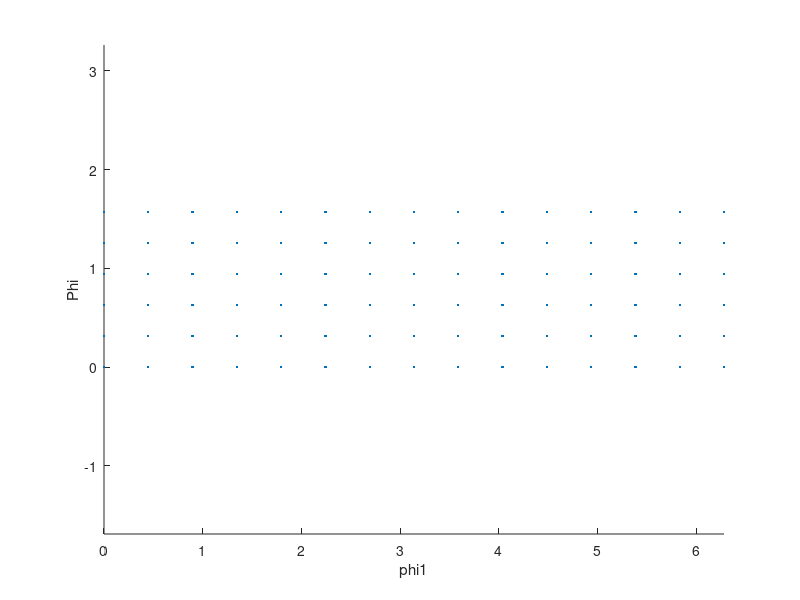
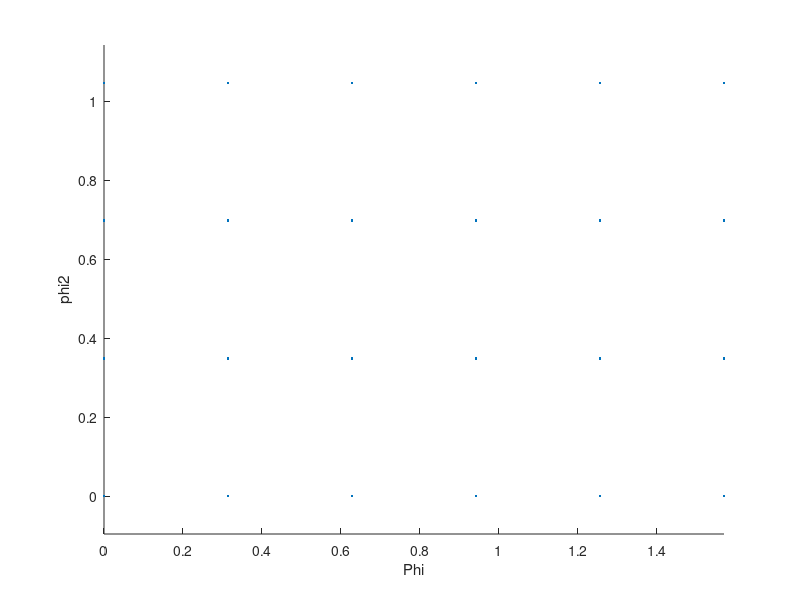

The MATLAB script that drew these images, in order: (Note: this script raises an error after producing the figures.)
%% Prepare GSH Coefficients for the optimization
% Noah Paulson, Dipen Patel 2014-10-17
%
% Select orientations from the Hexagonal-Triclinic fundamental zone and
% generate the set of GSH coefficients which each represent the ODF
% function for a single orientation.

%% Orientation Selection

% v_phi1,V_phi,v_phi2: vectors which discretize the hexagonal fundamental
% zone into a number of orienations
v_phi1 = linspace(0,2*pi(),15);
v_Phi = linspace(0,pi()/2,6);
v_phi2 = linspace(0,pi()/3,4);

[X,Y,Z] = meshgrid(v_phi1,v_Phi,v_phi2);

% ori: array containing bunge-euler angles for all trial orientations
ori = [X(:), Y(:), Z(:)];

% plot the selected orientations for phi1 vs. Phi and Phi vs. phi2
close('all')

figure(1)
scatter(ori(:,1),ori(:,2),'.')
xlabel phi1 ; ylabel Phi; axis equal;

figure(2)
scatter(ori(:,2),ori(:,3),'.')
xlabel Phi ; ylabel phi2; axis equal;

% ori_len: number of trial orientations
N = length(ori(:,1));

%% Read OIM coefficient file

fileID = fopen('OIM_coeff_L07.txt','r');
formatSpec = '%d %d %d %f %f';
sizeA = [5, inf];
A = fscanf(fileID,formatSpec,sizeA)';

%% Regression

% ocf: number of coefficients from the original ODF harmonic description
ocf = 56;

% lvec: vector containing the sequence of l-numbers from 0 to L
lvec = A(:,1);

% w: "half width of the gaussian peak located at the orientation g_i" OIM
% software (is this the same as the Gaussian Smoothing angle?)
w = 2.5 * (pi()/180);

% Y_coeff: vector of the coefficients used
Y_coeff = A(:,4) + A(:,5)*1i;

X_coeff = zeros(ocf, N);

for ii = 1:N
    
    gsh_res = gsh_hcp_tri_L_7(ori(ii,1),ori(ii,2),ori(ii,3))';
    
    for jj = 1:length(gsh_res)

        l = lvec(jj);

        K = (exp(-0.25*(l^2)*(w^2))-exp(-0.25*((l+1)^2)*(w^2)))/(1-exp(-0.25*w^2));
        
        X_coeff(jj,ii) = (2*l+1)*K*gsh_res(jj);
%         X_coeff(jj,ii) = gsh_res(jj);

    end
end

save orientations.mat ori % Save array of the orientations used in the optimization
save X_coeff.mat X_coeff % Corresponding GSH basis function evaluated at discrete orientation
save Y_coeff.mat Y_coeff % Target ODF